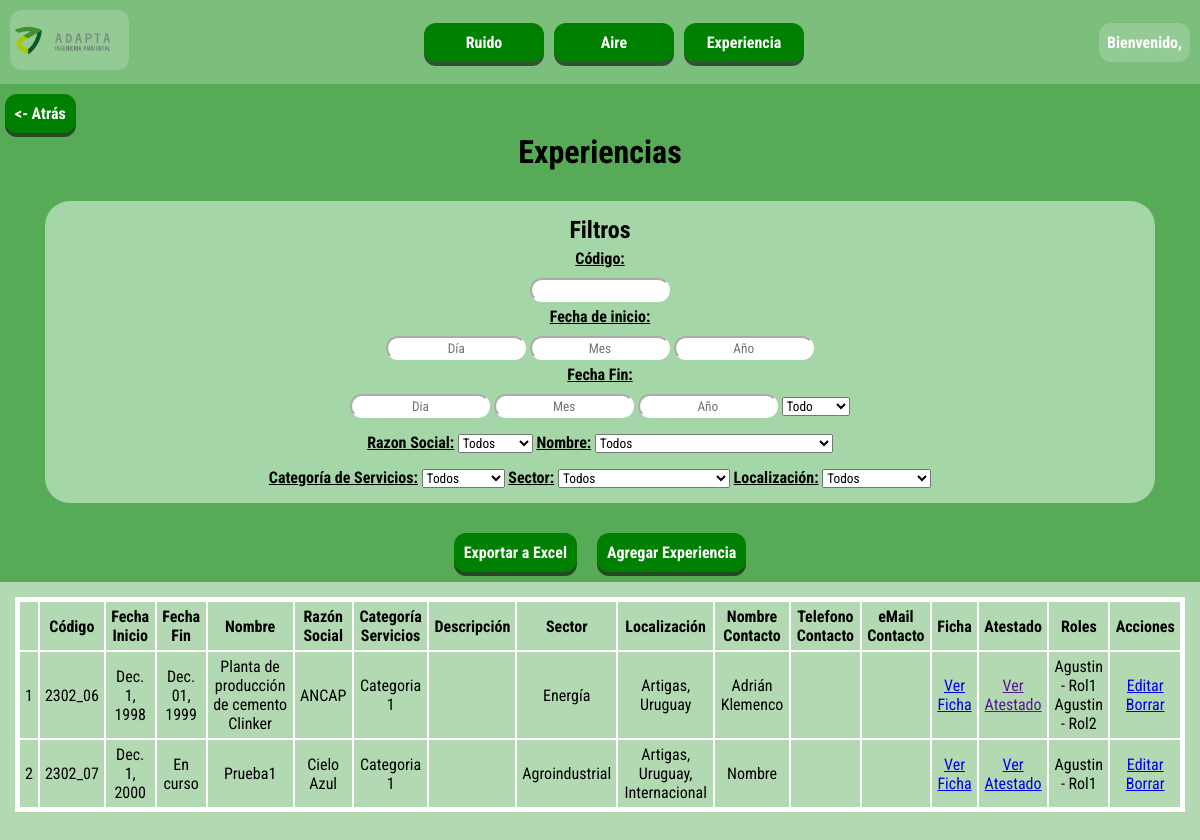
Page /experiencia/tabla/ (signed in) on the committed database.
### servicios_adapta_app/models.py (models this page shows, shortened)
class experienciaContrato(models.Model):
    fechaInicio = models.DateField()
    fechaFin = models.DateField(null=True, blank=True) #Despues se ingresa por el usuario un texto con el formato aaaa-mm-dd
    codigo = models.CharField(max_length=8, unique=True)
    CAT_CHOICES = [
        ('categoria1', 'Categoria 1'),
        ('categoria2', 'Categoria 2'),
        ('categoria3', 'Categoria 3'),
        ('categoria4', 'Categoria 4'),
        ('categoria5', 'Categoria 5'),
        ('categoria6', 'Categoria 6'),
    ]
    catServicios = models.CharField(max_length=50, choices=CAT_CHOICES)
    ficha = models.URLField(null=True, blank=True)
    atestado = models.URLField(null=True, blank=True)
    proyecto = models.ForeignKey(experienciaProyecto, on_delete=models.CASCADE)
    empleados = models.ManyToManyField(experienciaEmpleado, through='ContratoEmpleado')
    descripcion = models.TextField(null=True, blank=True)

class experienciaProyecto(models.Model):
    id = models.AutoField(primary_key=True)
    nombre = models.CharField(max_length=300)
    contacto_nombre = models.CharField(max_length=100)
    contacto_telefono = models.CharField(max_length=20, blank=True)
    contacto_mail = models.EmailField(blank=True)
    razon = models.ForeignKey(experienciaRazonSocial, on_delete=models.CASCADE)
    localizacion = models.ManyToManyField(experienciaLocalizaciones, related_name='proyectos')
    SECTOR_CHOICES = [
        ('agroindustrial', 'Agroindustrial'),
        ('aguapot_sanea', 'Agua potable y saneamiento'),
        ('ambiente', 'Ambiente'),
        ('comercial', 'Comercial'),
        ('energia', 'Energía'),
        ('industrial', 'Industrial'),
        ('infraestruct', 'Infraestructura'),
        ('logistica', 'Logística'),
        ('mineria', 'Minería'),
        ('puertos', 'Puertos'),
        ('recursosH', 'Recursos Hídricos'),
        ('recursosS', 'Recursos Solidos'),
        ('salud', 'Salud'),
        ('servicios', 'Servicios'),
        ('telecom', 'Telecomunicaciones'),
    ]
    sector = models.CharField(max_length=50, choices=SECTOR_CHOICES)

class experienciaRazonSocial(models.Model):
    id = models.AutoField(primary_key=True)
    nombre = models.CharField(max_length=150, unique=True)

class experienciaLocalizaciones(models.Model):
    departamento = models.CharField(max_length=100, blank=True)
    pais = models.CharField(max_length=100)
    def __str__(self):
        if self.departamento:
            return f"{self.departamento}, {self.pais}"
        else:
            return self.pais

class ContratoEmpleado(models.Model):
    contrato = models.ForeignKey(experienciaContrato, on_delete=models.CASCADE)
    empleado = models.ForeignKey(experienciaEmpleado, on_delete=models.CASCADE)
    rol = models.ForeignKey(experienciaRol, on_delete=models.CASCADE)

class experienciaEmpleado(models.Model):
    nombre = models.CharField(max_length=100)

class experienciaRol(models.Model):
    nombre = models.CharField(max_length=100)

### servicios_adapta_app/views.py (the view)
# urls.py: path('experiencia/tabla/', views.experienciaTabla, name='experiencia-tabla'),
def experienciaTabla(request):
    if request.user.is_authenticated:
        contratos = experienciaContrato.objects.all()
        return render(request, './servicios_adapta_app/experiencia_table.html', context={
            'contratos': contratos,
            'CAT_CHOICES': experienciaContrato.CAT_CHOICES,
            'SECTOR_CHOICES': experienciaProyecto.SECTOR_CHOICES,
            'proyectos': experienciaProyecto.objects.all(),
            'razones': experienciaRazonSocial.objects.all(),
            'localizaciones': experienciaLocalizaciones.objects.all()
            })
    else:
        return redirect('login')

### servicios_adapta_app/templates/servicios_adapta_app/experiencia_table.html (shortened to what this page needs)
{% extends './base.html' %}
{% block content %}
<div class="tableForm" id="experiencia-menu">
    <div class="experiencia-top">
        <div class="div-atras">
            <a class="boton-atras" href="{% url 'menu-experiencia' %}"> <- Atrás</a>
        </div>
        <h1>Experiencias</h1>
        <div class="filters">
            <h2>Filtros</h2>
            <label for="codigo-filter" class="title">Código:</label>
            <input type="text" id="codigo-filter">
            <label for="dia-inicio-filter" class="title">Fecha de inicio:</label>
            <div>
                <input type="text" id="dia-inicio-filter" placeholder="Día" maxlength="2">
                <input type="text" id="mes-inicio-filter" placeholder="Mes" maxlength="2">
                <input type="text" id="ano-inicio-filter" placeholder="Año" maxlength="4">
            </div>
            <label for="dia-fin-filter" class="title">Fecha Fin:</label>
            <div>
                <input type="text" id="dia-fin-filter" placeholder="Dia">
                <input type="text" id="mes-fin-filter" placeholder="Mes">
                <input type="text" id="ano-fin-filter" placeholder="Año">
                <select id="en-curso-filter">
                    <option value="">Todo</option>
                </select>
            </div>
            <div style="margin-top: 10px;">
                <label for="razon-filter" class="title">Razon Social:</label>
                <select id="razon-filter">
                    <option value="">Todos</option>
                </select>
                <label for="proyecto-filter" class="title">Nombre:</label>
                <select id="proyecto-filter">
                    <option value="">Todos</option>
                </select>
            </div>
            <div style="margin-top: 10px;">
                <label for="cat-servicios-filter" class="title">Categoría de Servicios:</label>
                <select id="cat-servicios-filter">
                    <option value="">Todos</option>
                </select>
                <label for="sector-filter" class="title">Sector:</label>
                <select id="sector-filter">
                    <option value="">Todos</option>
                </select>
                <label for="localizacion-filter" class="title">Localización:</label>
                <select id="localizacion-filter">
                    <option value="">Todos</option>
                </select>
            </div>
        </div>
        <div class="experiencia-sub-section">
            <a id="exportar-excel">Exportar a Excel</a>
            <a href="{% url 'experiencia-agregar' %}">Agregar Experiencia</a>
        </div>
    </div>
    <div class="table-section">
        <table id="contratos-table" style="table-layout: fixed; max-width: 100%">
            <thead>
                <tr>
                    <th></th>
                    <th>Código</th>
                    <th>Fecha Inicio</th>
                    <th>Fecha Fin</th>
                    <th>Nombre</th>
                    <th>Razón Social</th>
                    <th>Categoría Servicios</th>
                    <th>Descripción</th>
                    <th>Sector</th>
                    <th>Localización</th>
                    <th>Nombre Contacto</th>
                    <th>Telefono Contacto</th>
                    <th>eMail Contacto</th>
                    <th>Ficha</th>
                    <th>Atestado</th>
                    <th>Roles</th>
                    <th>Acciones</th>
                </tr>
            </thead>
            <tbody>
                {% for contrato in contratos %}
                <tr data-codigo="{{ contrato.codigo }}"
                    data-cat-servicios="{{ contrato.catServicios }}"
                    data-cat-servicios-display="{{ contrato.get_catServicios_display }}"
                    data-proyecto="{{ contrato.proyecto.id }}"
                    data-proyecto-nombre="{{ contrato.proyecto.nombre }}"
                    data-razon="{{ contrato.proyecto.razon.id }}"
                    data-razon-nombre="{{ contrato.proyecto.razon.nombre }}"
                    data-sector="{{ contrato.proyecto.sector }}"
                    data-sector-display="{{ contrato.proyecto.get_sector_display }}"
                    data-fecha-inicio="{{ contrato.fechaInicio.day }}-{{ contrato.fechaInicio.month }}-{{ contrato.fechaInicio.year }}"
                    {% if contrato.fechaFin %}
                        data-fecha-fin="{{ contrato.fechaFin.day }}-{{ contrato.fechaFin.month }}-{{ contrato.fechaFin.year }}"
                    {% else %}
                        data-fecha-fin="En curso"
                    {% endif %}
                    data-descripcion = "{{ contrato.descripcion }}"
                    data-localizaciones="{% for localizacion in contrato.proyecto.localizacion.all %}{% if localizacion.pais != 'Internacional' %}{{ localizacion.departamento }}{% else %}{{ localizacion.pais }}{% endif %}{% if not forloop.last %}, {% endif %}{% endfor %}"
                    data-localizacion="{{ contrato.proyecto.localizacion.all|join:'; ' }}"
                    data-contacto-nombre="{{ contrato.proyecto.contacto_nombre }}"
                    data-contacto-telefono="{{ contrato.proyecto.contacto_telefono }}"
                    data-contacto-mail="{{ contrato.proyecto.contacto_mail }}"
                    data-ficha="{{ contrato.ficha }}"
                    data-atestado="{{ contrato.atestado }}"
                    data-empleados="{% for contrato_empleado in contrato.contratoempleado_set.all %}{{ contrato_empleado.empleado.nombre }} - {{ contrato_empleado.rol.nombre }}; {% endfor %}"
                >
                    <td>{{ forloop.counter }}</td>
                    <td>{{ contrato.codigo }}</td>
                    <td>{{ contrato.fechaInicio }}</td>
                    <td>{% if contrato.fechaFin %}
                            {{ contrato.fechaFin|date:"M. d, Y" }}
                        {% else %}
                            En curso
                        {% endif %}
                    </td>
                    <td>{{ contrato.proyecto.nombre }}</td>
                    <td>{{ contrato.proyecto.razon.nombre }}</td>
                    <td>{{ contrato.get_catServicios_display }}</td>
                    <td style="word-wrap: break-word">{% if contrato.descripcion %}{{ contrato.descripcion }}{% else %}{{ "" }}{% endif %}</td>
                    <td>{{ contrato.proyecto.get_sector_display }}</td>
                    <td>{{ contrato.proyecto.localizacion.all|join:', ' }}</td>
                    <td>{{ contrato.proyecto.contacto_nombre }}</td>
                    <td>{{ contrato.proyecto.contacto_telefono }}</td>
                    <td>{{ contrato.proyecto.contacto_mail }}</td>
                    <td><a href="{{ contrato.ficha }}" target="_blank">Ver Ficha</a></td>
                    <td><a href="{{ contrato.atestado }}" target="_blank">Ver Atestado</a></td>
                    <td>
                        {% for contrato_empleado in contrato.contratoempleado_set.all %}
                            {{ contrato_empleado.empleado.nombre }} - {{ contrato_empleado.rol.nombre }}<br>
                        {% endfor %}
                    </td>
                    <td>
                        <a href="{% url 'experiencia-editar' contrato.id %}">Editar</a>
                        <a href="{% url 'borrar_contrato' contrato.id %}">Borrar</a>
                    </td>
                </tr>
                {% endfor %}
            </tbody>
        </table>
    </div>
</div>
{% endblock %}

### servicios_adapta_app/templates/servicios_adapta_app/base.html (shortened to what this page needs)
<!DOCTYPE html>
<head>
    {% load static %}
    <link rel="stylesheet" type="text/css" href="{% static 'main.css' %}">
    <link rel="stylesheet" type="text/css" href="{% static 'navbar.css' %}">
    <link rel="stylesheet" type="text/css" href="{% static 'noise_menu.css' %}">
    <link rel="stylesheet" type="text/css" href="{% static 'form.css' %}">
    <link rel="stylesheet" type="text/css" href="{% static 'tabla-mediciones.css' %}">
    <link rel="stylesheet" type="text/css" href="{% static 'tabla-experiencia.css' %}">
</head>
<body>
    <nav>
        <div class="navbar">
            <a class="navbar-logo" href="{% url 'index' %}">
                <img src="{% static '/logo.png' %}" alt="Logo de la empresa">
            </a>
            <div class="navbar-links" id="navbarNav">
                <ul class="navbar-links">
                    <li><a href="{% url 'menu-ruido' %}">Ruido</a></li>
                    <li><a href="{% url 'filtrado-aire' %}">Aire</a></li>
                    <li><a href="{% url 'menu-experiencia' %}">Experiencia</a></li>
                </ul>
            </div>
            {% if user.is_authenticated %}
            <div class="user-button">
                <span class="navbar-welcome">
                    Bienvenido, {{ user.first_name }}
                </span>
            </div>
            {% endif %}
        </div>
    </nav>
    {% block content %}
    {% endblock %}
</body>

### servicios_adapta_app/static/main.css (style rules this page uses)
* { margin: 0; padding: 0; font-family: 'Roboto Condensed', sans-serif; }
body { height: 100vh; }

### servicios_adapta_app/static/navbar.css (style rules this page uses)
.navbar { position: sticky; top: 0; z-index: 999; display: flex; max-width: 100%; align-items: center; justify-content: space-between; background-color: rgba(0, 128, 0, 0.514); padding: 10px; flex-direction: row; }
.navbar-logo img { height: 50px; background-color: rgba(255, 255, 255, 0.181); border-radius: 12px; padding: 5px; }
.navbar-links { min-width: 300px; max-width: 100%; }
.navbar-links ul { list-style: none; padding: 0; margin: 0; display: flex; justify-content: space-between; width: 100%; }
.navbar-links a { background-color: green; border-radius: 12px; box-shadow: 0px 4px rgba(0, 0, 0, 0.577); padding: 10px; width: 100px; text-align: center; font-weight: bold; cursor: pointer; color: black; margin: 0px 5px; }
.navbar-links a { display: inline-block; height: 50%; width: 100px; text-decoration: none; color: white; transition: background-color .2s; }
.navbar-welcome { font-weight: bold; color: white; background-color: rgba(255, 255, 255, 0.181); border-radius: 12px; padding: 10px 8px; }
.user-button { cursor: pointer; }

### servicios_adapta_app/static/form.css (style rules this page uses)
.title { font-weight: bold; text-decoration: underline; }
input[type=text], input[type=number], input[type=password] { height: 20px; border-radius: 12px; border-color: white; text-align: center; margin-top: 5px; }

### servicios_adapta_app/static/tabla-mediciones.css (style rules this page uses)
.tableForm { background-color: rgba(0, 128, 0, 0.297); min-height: 100vh; min-width: 100%; display: flex; flex-direction: column; }
.table-section { align-items: center; justify-content: center; display: flex; flex-direction: column; padding: 15px; }
.table-section table, td, th { text-align: center; border-collapse: collapse; border: 2px solid white; }
.table-section table { border: 5px solid white; }
.table-section td, th { padding: 5px; }

### servicios_adapta_app/static/tabla-experiencia.css (style rules this page uses)
#experiencia-menu { align-items: center; text-align: center; }
.experiencia-top { background-color: rgba(0, 128, 0, 0.514); width: 100%; display: flex; flex-direction: column; align-items: center; }
.experiencia-top h1 { margin-bottom: 10px; }
.div-atras { padding-left: 10px; padding-top: 10px; display: flex; justify-content: start; width: 100%; }
.filters { display: flex; flex-direction: column; align-items: center; background-color: rgb(165, 214, 167); padding: 15px; margin: 20px; border-radius: 25px; gap: 5px; width: 90%; }
.experiencia-sub-section { display: flex; flex-wrap: wrap; align-items: center; justify-content: center; gap: 20px; margin: 10px; }
.experiencia-sub-section a, .boton-atras { text-decoration: none; color: white; font-weight: bold; background-color: green; border-radius: 12px; box-shadow: 0px 4px rgba(0, 0, 0, 0.577); padding: 10px; transition: background-color .2s; }
.experiencia-sub-section form, .experiencia-sub-section a, .experiencia-sub-section button { text-align: center; cursor: pointer; }

### rows in the picture
experienciaContrato: codigo "2302_06", fechaInicio "Dec. 1, 1998", fechaFin "Dec. 01, 1999", proyecto.nombre "Planta de producción de cemento Clinker", proyecto.razon.nombre "ANCAP", catServicios "Categoria 1", proyecto.sector "Energía", proyecto.localizacion.all "Artigas, Uruguay", proyecto.contacto_nombre "Adrián Klemenco"
ContratoEmpleado: empleado.nombre "Agustin", rol.nombre "Rol1"
ContratoEmpleado: empleado.nombre "Agustin", rol.nombre "Rol2"
experienciaContrato: codigo "2302_07", fechaInicio "Dec. 1, 2000", shows "En curso", proyecto.nombre "Prueba1", proyecto.razon.nombre "Cielo Azul", catServicios "Categoria 1", proyecto.sector "Agroindustrial", proyecto.localizacion.all "Artigas, Uruguay, Internacional", proyecto.contacto_nombre "Nombre"
ContratoEmpleado: empleado.nombre "Agustin", rol.nombre "Rol1"
